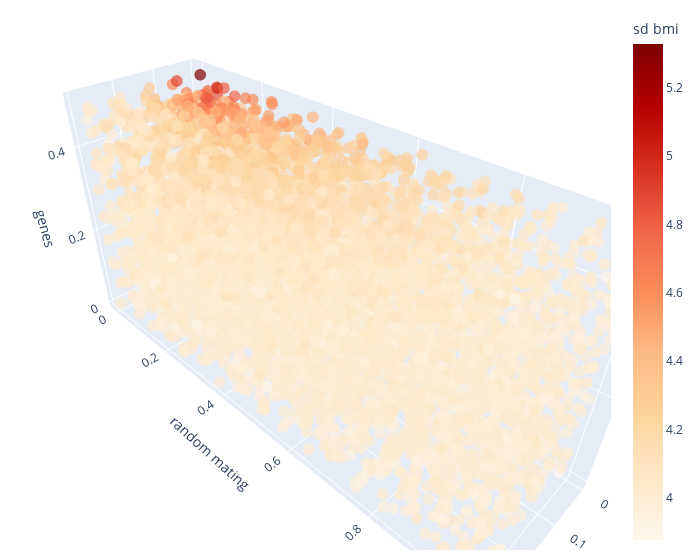

Notebook source saved alongside this figure:
### Markdown cell above
## SD BMI

### Code cell
ef = Sensitivity(problem, df['sd_bmi'], X)
ef.score('efast')
ef.plot(save=True, filepath= plots_path + 'snp-efast-sd-bmi.pdf',
    move=True, moving_path= '../manuscript/plots/')
ef.plot3D(labels={'outcome':'sd bmi', 'y':'random mating', 'x':'vertical transmission', 'z':'genes'})

sav['ef_sd_s1'] = ef.tabval('S1')
sav['ef_sd_st'] = ef.tabval('ST')

# save output
v = ef.createRows(sav)
joblib.dump(v, 'efast-snp.pkl')

### Figure 1 — Plotly figure (JSON) as saved in the notebook; plotly's stock layout.template omitted (floating-point values rounded to 4 significant figures; data arrays with more than 128 entries replaced by an {"elided": "..."} marker saying what was removed)
{"data": [{"hovertemplate": "p_fertility_factor=%{x}<br>p_random_mating=%{y}<br>p_genetic_variance=%{z}<br>sd_bmi=%{marker.color}<extra></extra>", "legendgroup": "", "marker": {"color": {"elided": "6000 float values"}, "coloraxis": "coloraxis", "opacity": 0.7, "size": 4, "symbol": "circle"}, "mode": "markers", "name": "", "scene": "scene", "showlegend": false, "type": "scatter3d", "x": {"elided": "6000 float values"}, "y": {"elided": "6000 float values"}, "z": {"elided": "6000 float values"}}], "layout": {"coloraxis": {"colorbar": {"title": {"text": "sd bmi"}}, "colorscale": [[0.0, "rgb(255,247,236)"], [0.125, "rgb(254,232,200)"], [0.25, "rgb(253,212,158)"], [0.375, "rgb(253,187,132)"], [0.5, "rgb(252,141,89)"], [0.625, "rgb(239,101,72)"], [0.75, "rgb(215,48,31)"], [0.875, "rgb(179,0,0)"], [1.0, "rgb(127,0,0)"]]}, "legend": {"tracegroupgap": 0}, "margin": {"b": 10, "l": 10, "r": 20, "t": 10}, "scene": {"domain": {"x": [0.0, 1.0], "y": [0.0, 1.0]}, "xaxis": {"title": {"text": "vertical transmission"}}, "yaxis": {"title": {"text": "random mating"}}, "zaxis": {"title": {"text": "genes"}}}, "width": 700}}
